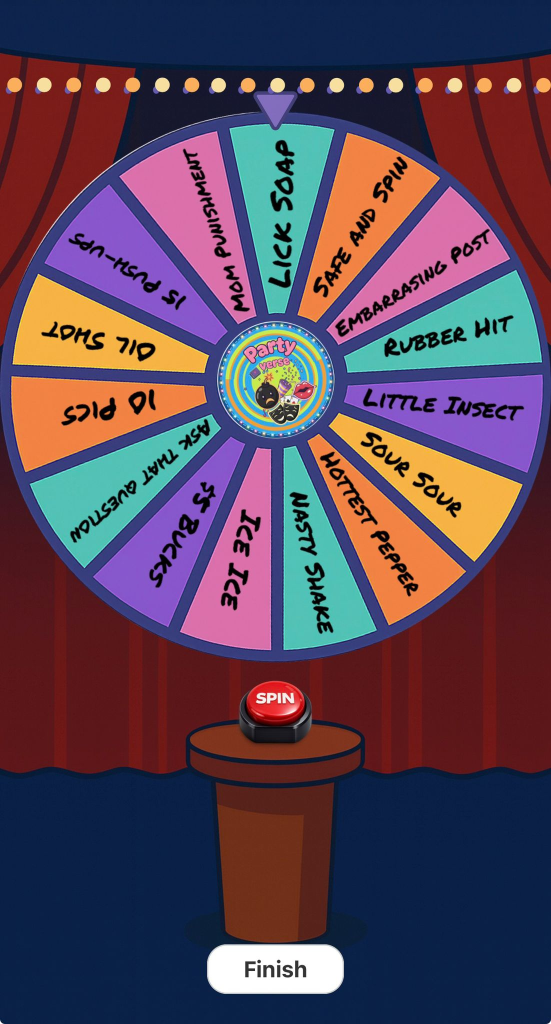
#> input picture screenshots/screenshot1 (1).jpeg, 1102 x 2048 px (shown at 1/2 size); its folder holds 4 pictures in this run
$ python resize_screenshots.py
#> lines starting #> are read from the running program, lines starting #| are printed output that depends on the picture
from PIL import Image
import os

# Input and output folders
input_folder = 'screenshots'
output_folder = 'screenshots'

# Target size
target_size = (1248, 2778)

# Resize all screenshots
for i in range(1, 11):
    input_file = os.path.join(input_folder, f'screenshot1 ({i}).jpeg')
    output_file = os.path.join(output_folder, f'resized_screenshot_{i}.png')

    try:
        # Open image
        img = Image.open(input_file)
#> img is the input picture: PIL image 1102x2048 RGB; mean R, G, B 89.1, 68.3, 86.5

        # Resize to exact dimensions (will stretch if aspect ratio doesn't match)
        img_resized = img.resize(target_size, Image.Resampling.LANCZOS)
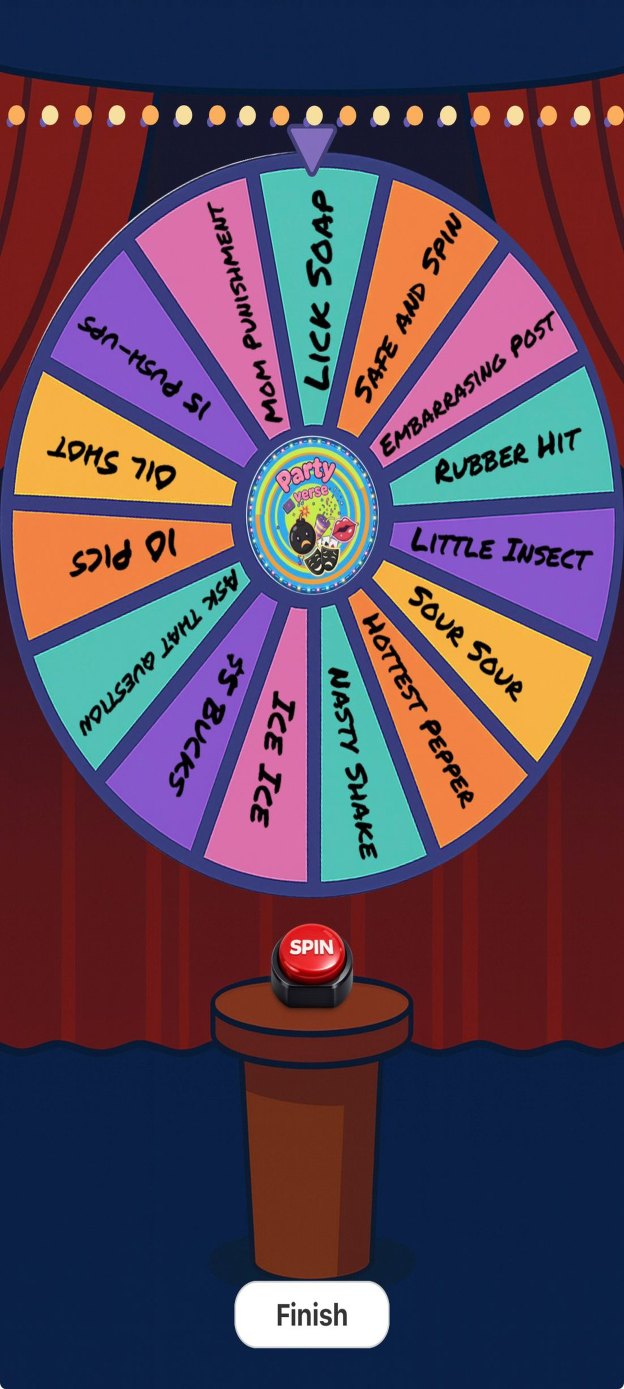
#> img_resized: PIL image 1248x2778 RGB (shown at 1/2 size); mean R, G, B 89.1, 68.3, 86.5

        # Save as PNG with high quality
        img_resized.save(output_file, 'PNG', optimize=True)

        print(f'✓ Resized screenshot {i} -> {output_file}')
    except Exception as e:
        print(f'✗ Error resizing screenshot {i}: {e}')
#> pass 2 of the loop `for i in range(1, 11):`:
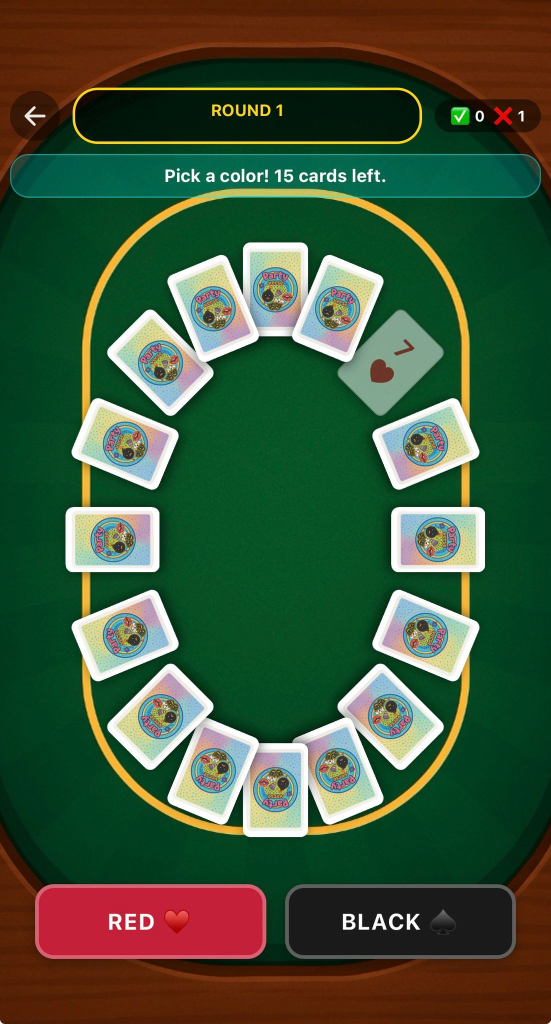
#> input picture screenshots/screenshot1 (2).jpeg, 1102 x 2048 px (shown at 1/2 size)
#> img is the input picture: PIL image 1102x2048 RGB; mean R, G, B 61.1, 84.7, 56.7
#> `img_resized = img.resize(target_size, Image.Resampling.LANCZOS)`:
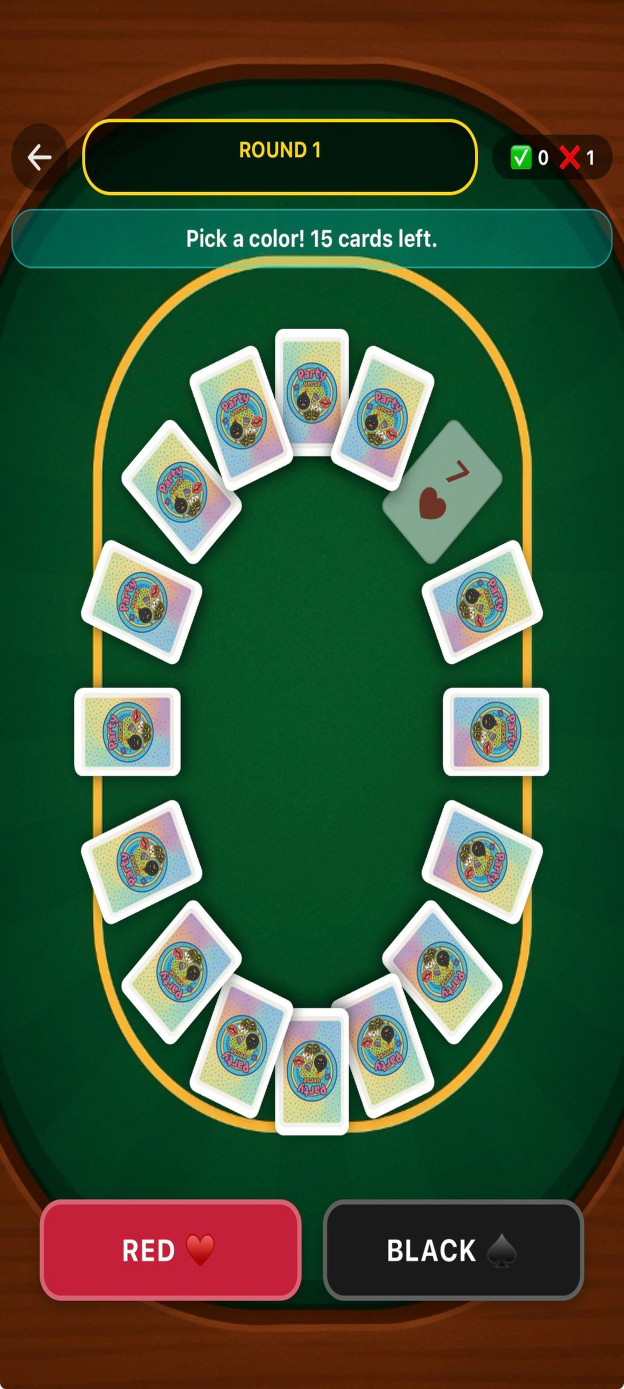
#> img_resized: PIL image 1248x2778 RGB (shown at 1/2 size); mean R, G, B 61.1, 84.6, 56.7
#> pass 3 of the loop `for i in range(1, 11):`:
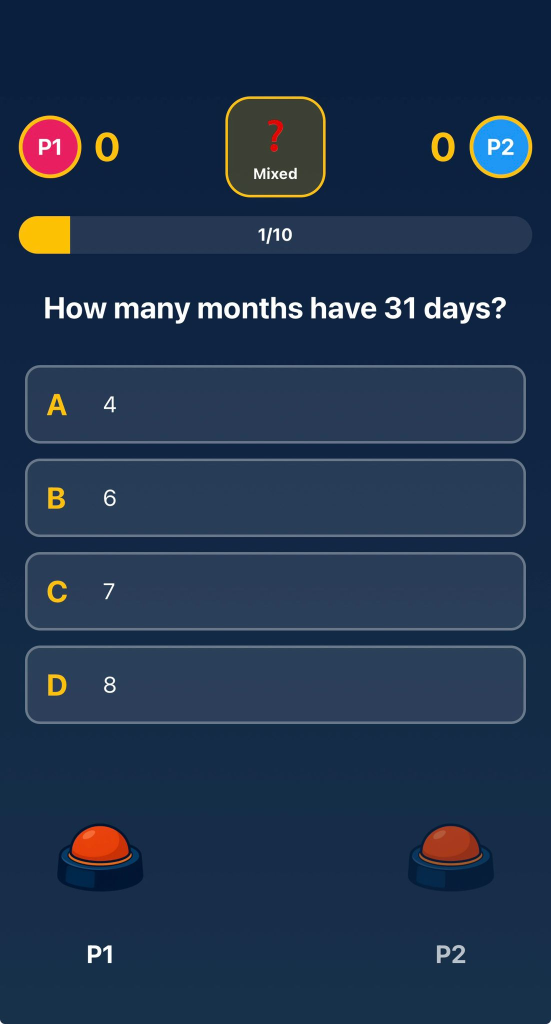
#> input picture screenshots/screenshot1 (3).jpeg, 1102 x 2048 px (shown at 1/2 size)
#> img is the input picture: PIL image 1102x2048 RGB; mean R, G, B 32.9, 51.3, 76.7
#> `img_resized = img.resize(target_size, Image.Resampling.LANCZOS)`:
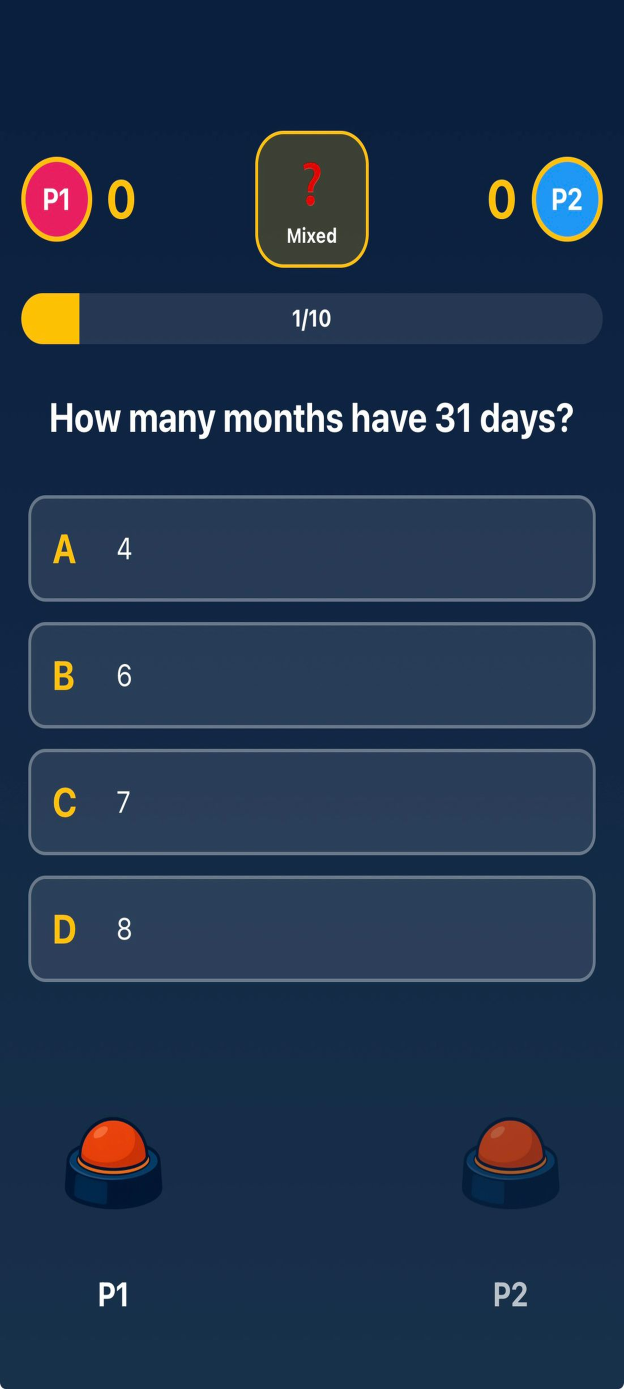
#> img_resized: PIL image 1248x2778 RGB (shown at 1/2 size); mean R, G, B 32.9, 51.3, 76.7
#> the loop made 10 passes; the first 3 are shown

print('\nAll done! Resized screenshots are ready for App Store.')
